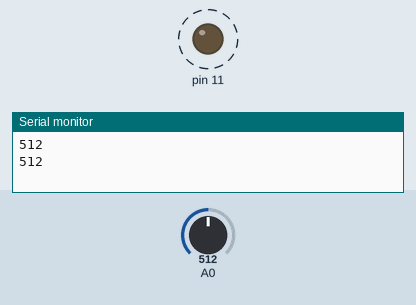
This sketch was run on a simulated Arduino Uno, built with avr-gcc and run on an emulated ATmega328P. Parts: output pins drawn as LEDs (lit = HIGH), the last lines printed to the serial monitor. Dashed ring = blinking. The test bench sets the inputs (shaded band); at power-on: A0 = 512.

Above: at 1.8 s.
1.9 s: A0 set to 306
At 2.2 s:
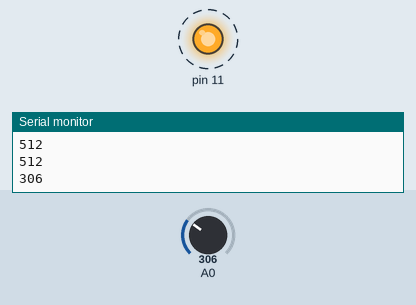
5.4 s: A0 set to 122
At 5.56 s:
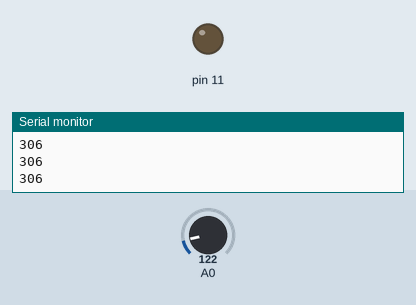
Timing chart, 0 to 14.9 s (numbered marks = the images above; inputs shaded):
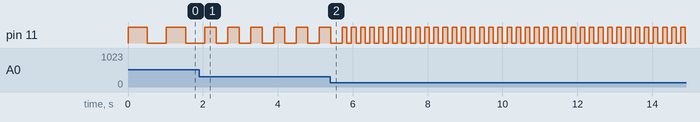

The sketch:

Potentiometer.ino
```cpp
/*
  David Chatting - david@davidchatting.com
  20th April 2013
  ---
  For Arduino and Sunday Lunch - 21st April 2013
  ---
  Potentiomter between 5V (left pin), Arduino pin A0 (centre pin) and GND (right pin)
  LED and 220 ohm resistor between Arduino pin 11 and GND
  ---
  Adapted from http://arduino.cc/en/Tutorial/AnalogInput
*/

int potValue;

void setup() {
  Serial.begin(9600);

  pinMode(11, OUTPUT);
}

void loop() {
  potValue=analogRead(A0);
  Serial.println(potValue);

  digitalWrite(11, HIGH);
  delay(potValue);
  digitalWrite(11, LOW);
  delay(potValue);
}
```

Measured:
- after the input at 1.9 s, pin 11: alternates HIGH for 0.31 s and LOW for 0.31 s, starting after 0.46 s
- by itself, pin 11: alternates HIGH for 0.51 s and LOW for 0.51 s
